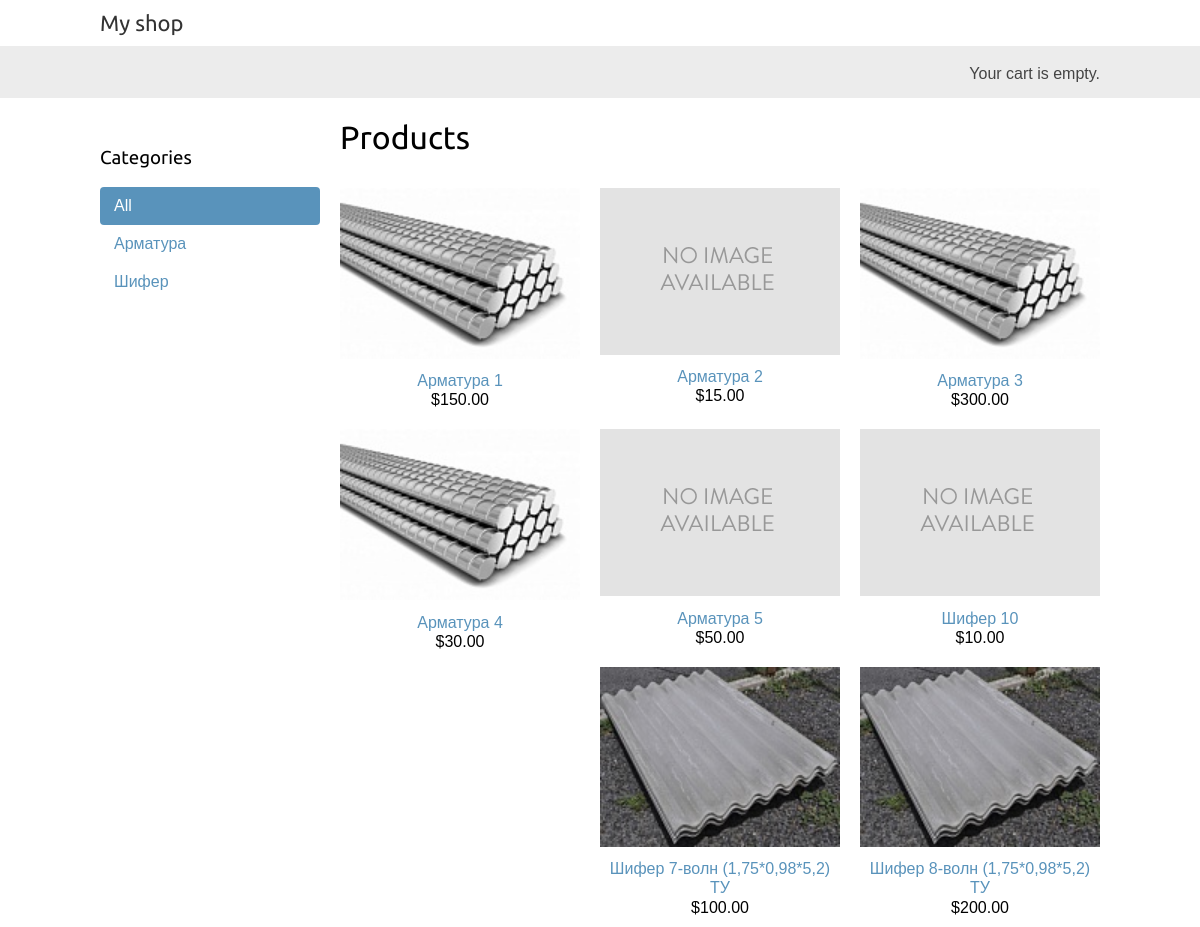
The page / on the database its author committed.
### shop/models.py (models this page shows, shortened)
class Category(models.Model):
    name = models.CharField(max_length=200,
                            db_index=True)
    slug = models.SlugField(max_length=200,
                            unique=True)
    class Meta:
        ordering = ('name',)
        verbose_name = 'category'
        verbose_name_plural = 'categories'
    def get_absolute_url(self):
        return reverse('shop:product_list_by_category',
                       args=[self.slug])

class Product(models.Model):
    category = models.ForeignKey(Category,
                                 related_name='products',
                                 on_delete=models.CASCADE)
    name = models.CharField(max_length=200, db_index=True)
    slug = models.SlugField(max_length=200, db_index=True)
    image = models.ImageField(upload_to='products/%Y/%m/%d',
                              blank=True)
    description = models.TextField(blank=True)
    price = models.DecimalField(max_digits=10, decimal_places=2)
    available = models.BooleanField(default=True)
    created = models.DateTimeField(auto_now_add=True)
    updated = models.DateTimeField(auto_now=True)
    class Meta:
        ordering = ('name',)
        index_together = (('id', 'slug'),)
    def get_absolute_url(self):
        return reverse('shop:product_detail',
                       args=[self.id, self.slug])

### shop/views.py (the view)
# urls.py: path('', views.product_list, name='product_list'),
def product_list(request, category_slug=None):
    category = None
    categories = Category.objects.all()
    products = Product.objects.filter(available=True)
    if category_slug:
        category = get_object_or_404(Category, slug=category_slug)
        products = products.filter(category=category)
    return render(request,
                  'shop/product/list.html',
                  {'category': category,
                   'categories': categories,
                   'products': products})

### cart/cart.py (called while the page is built)
    def __len__(self):
        return sum(item['quantity'] for item in self.cart.values())

### cart/context_processors.py (called while the page is built)
def cart(request):
    return {'cart': Cart(request)}

### shop/templates/shop/product/list.html (shortened to what this page needs)
{% extends "shop/base.html" %}
{% load static %}
{% block content %}
  <div id="sidebar">
    <h3>Categories</h3>
    <ul>
      <li {% if not category %}class="selected"{% endif %}>
        <a href="{% url "shop:product_list" %}">All</a>
      </li>
      {% for c in categories %}
        <li {% if category.slug == c.slug %}class="selected"{% endif %}>
          <a href="{{ c.get_absolute_url }}">{{ c.name }}</a>
        </li>
      {% endfor %}
    </ul>
  </div>
  <div id="main" class="product-list">
    <h1>{% if category %}{{ category.name }}{% else %}Products{% endif %}</h1>
    {% for product in products %}
      <div class="item">
        <a href="{{ product.get_absolute_url }}">
          <img src="{% if product.image %}{{ product.image.url }}{% else %}{% static "img/no_image.png" %}{% endif %}">
        </a>
        <a href="{{ product.get_absolute_url }}">{{ product.name }}</a>
        <br>
        ${{ product.price }}
      </div>
    {% endfor %}
  </div>
{% endblock %}

### shop/templates/shop/base.html (shortened to what this page needs)
{% load static %}
<!DOCTYPE html>
<html>
  <head>
    <link href="{% static "css/base.css" %}" rel="stylesheet">
  </head>
  <body>
    <div id="header">
      <a href="/" class="logo">My shop</a>
    </div>
    <div id="subheader">
      <div class="cart">
        {% with total_items=cart|length %}
          {% if total_items > 0 %}
            Your cart:
            <a href="{% url "cart:cart_detail" %}">
              {{ total_items }} item{{ total_items|pluralize }},
              ${{ cart.get_total_price }}
            </a>
          {% else %}
            Your cart is empty.
          {% endif %}
        {% endwith %}
      </div>
    </div>
    <div id="content">
      {% block content %}
      {% endblock %}
    </div>
  </body>
</html>

### shop/static/css/base.css (style rules this page uses)
body { margin:0; padding:0; font-family:helvetica, sans-serif; }
h1, h2, h3, h4, h5 , h6 { font-family: 'Ubuntu', sans-serif; font-weight:normal; }
a { text-decoration:none; color:#5993bb; }
#header { padding:10px 100px; font-size:18px; overflow:auto; }
#subheader { background:#ececec; color:#444; padding:15px 100px; overflow:auto; }
#header .logo { font-family: 'Ubuntu', sans-serif; float:left; color:#333; font-size:22px; margin-right:10%; }
#subheader .cart { float:right; padding-top:4px; }
#content { padding:0 100px; overflow:hidden; }
#sidebar { width:220px; padding:30px 20px 0 0; float:left; }
#sidebar ul { margin:0; padding:0; }
#sidebar ul li { margin:0; list-style:none; padding:10px 14px; }
#sidebar ul li a { display:block; }
#sidebar ul li.selected { background:#5993bb; border-radius:4px; }
#sidebar ul li.selected a { color:#fff; }
#main { float:left; width: 96%; margin-right:-220px; overflow:hidden; }
.product-list .item { width:25%; padding:10px 20px 10px 0; float:left; text-align:center; line-height:1.2; }
.product-list .item img { width:100%; margin-bottom:8px; }

### rows shown on the page
Category: name "Арматура"
Category: name "Шифер"
Product: image (picture), name "Арматура 1", price "150.00"
Product: name "Арматура 2", price "15.00"
Product: image (picture), name "Арматура 3", price "300.00"
Product: image (picture), name "Арматура 4", price "30.00"
Product: name "Арматура 5", price "50.00"
Product: name "Шифер 10", price "10.00"
Product: image (picture), name "Шифер 7-волн (1,75*0,98*5,2) ТУ", price "100.00"
Product: image (picture), name "Шифер 8-волн (1,75*0,98*5,2) ТУ", price "200.00"
